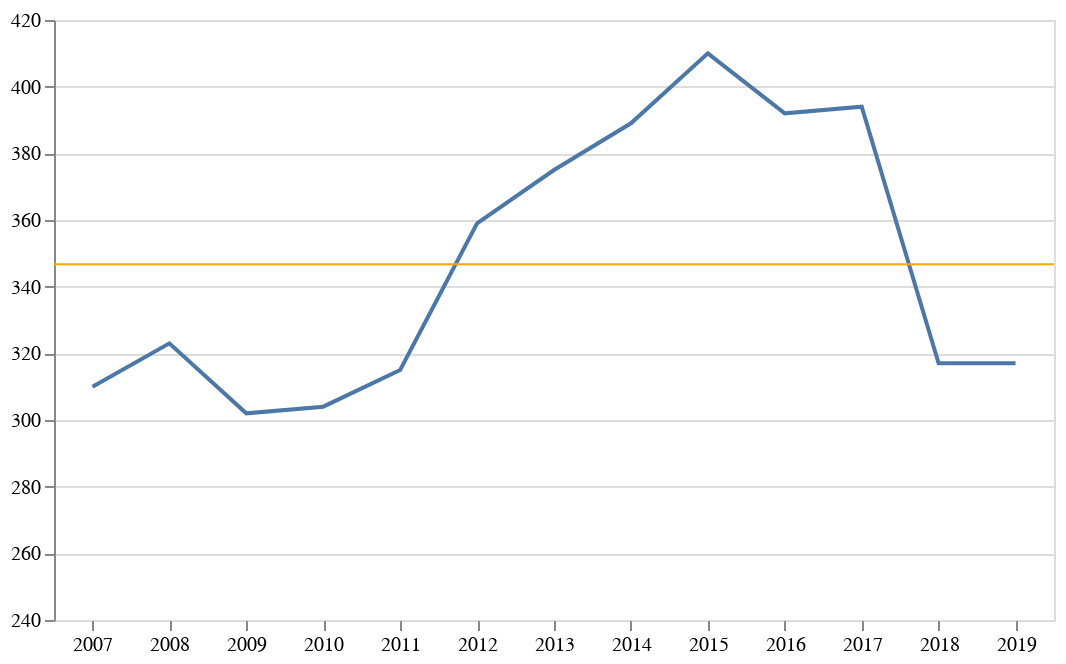

The code cell stored with this chart in its notebook:
### Code cell
df_medio_por_ano = df_medio.groupby("ano").agg(
    total=("num_matriculas", "sum"), no_turmas=("index", "count")
)
(
    (
        alt.Chart(df_medio_por_ano.reset_index())
        .mark_line()
        .encode(
            y=alt.Y(
                "total",
                title=None,
                scale=alt.Scale(
                    domain=[
                        df_medio_por_ano.total.min()
                        - (df_medio_por_ano.total.max() - df_medio_por_ano.total.min())
                        / 2,
                        df_medio_por_ano.total.max(),
                    ]
                ),
            ),
            x=alt.X(
                "ano:O",
                title=None,
                axis=alt.Axis(labelAngle=0, domain=False),
            ),
        )
        .properties(
            width=500,
        )
    )
    + alt.Chart(df_medio_por_ano.mean().to_frame().T)
    .mark_line(color="red")
    .encode(y="total")
    + alt.Chart(df_medio_por_ano.mean().to_frame().T)
    .mark_rule(color="orange")
    .encode(y="total")
)

### Figure 1 — Vega-Lite specification as saved in the notebook (floating-point values rounded to 4 significant figures)
{"config": {"view": {"continuousWidth": 400, "continuousHeight": 300}}, "layer": [{"data": {"name": "data-660340679135797e25a8ec3ef9374987"}, "mark": "line", "encoding": {"x": {"type": "ordinal", "axis": {"domain": false, "labelAngle": 0}, "field": "ano", "title": null}, "y": {"type": "quantitative", "field": "total", "scale": {"domain": [248.0, 410.0]}, "title": null}}, "width": 500}, {"data": {"name": "data-6371c0f25fcbbd2ca0553e4ec407696c"}, "mark": {"type": "line", "color": "red"}, "encoding": {"y": {"type": "quantitative", "field": "total"}}}, {"data": {"name": "data-6371c0f25fcbbd2ca0553e4ec407696c"}, "mark": {"type": "rule", "color": "orange"}, "encoding": {"y": {"type": "quantitative", "field": "total"}}}], "$schema": "https://vega.github.io/schema/vega-lite/v4.8.1.json", "datasets": {"data-660340679135797e25a8ec3ef9374987": [{"ano": 2007, "total": 310.0, "no_turmas": 10}, {"ano": 2008, "total": 323.0, "no_turmas": 10}, {"ano": 2009, "total": 302.0, "no_turmas": 11}, {"ano": 2010, "total": 304.0, "no_turmas": 11}, {"ano": 2011, "total": 315.0, "no_turmas": 11}, {"ano": 2012, "total": 359.0, "no_turmas": 12}, {"ano": 2013, "total": 375.0, "no_turmas": 13}, {"ano": 2014, "total": 389.0, "no_turmas": 14}, {"ano": 2015, "total": 410.0, "no_turmas": 14}, {"ano": 2016, "total": 392.0, "no_turmas": 14}, {"ano": 2017, "total": 394.0, "no_turmas": 14}, {"ano": 2018, "total": 317.0, "no_turmas": 12}, {"ano": 2019, "total": 317.0, "no_turmas": 12}], "data-6371c0f25fcbbd2ca0553e4ec407696c": [{"total": 346.7, "no_turmas": 12.15}]}}
